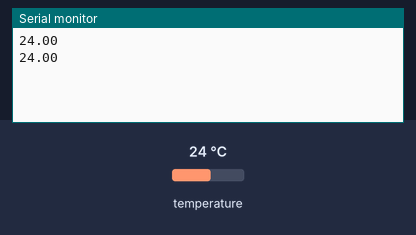
Recording of a sketch running on a simulated Arduino Uno, built with avr-gcc and run on an emulated ATmega328P. Parts: the last lines printed to the serial monitor. Inputs (shaded band) come from the test bench; at power-on: temperature 24 °C. No radio packets arrive unless stated.

Above: at 2.4 s.
2.5 s: temperature set to 12 °C
At 2.5 s:
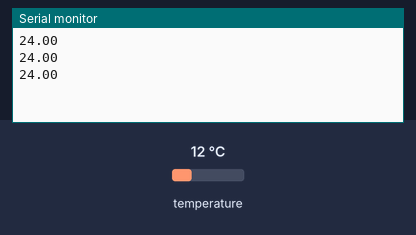
4.0 s: temperature set to 19 °C
At 4.7 s:
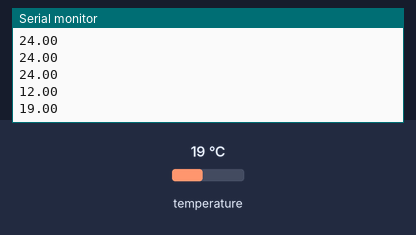
Timing chart, 0 to 7.0 s (numbered marks = the images above; inputs shaded):
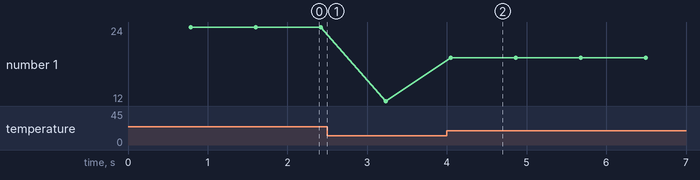

The sketch:

Phat.ino
```cpp
#include <SPI.h>
#include "RF24.h"
#include <OneWire.h>
#include <DallasTemperature.h>
#define ONE_WIRE_BUS 2

OneWire oneWire(ONE_WIRE_BUS);
DallasTemperature sensors(&oneWire);

RF24 radio(9,10);
const uint64_t pipe = 0xE8E8F0F0E1LL;

float temperature = 0;
float msg[3];

void setup() {
  Serial.begin(9600);
  sensors.begin();
  radio.begin();
  radio.setAutoAck(1);
  radio.setRetries(1,1);
  radio.setDataRate(RF24_1MBPS);
  radio.setPALevel(RF24_PA_MAX);
  radio.setChannel(10);
  radio.openWritingPipe(pipe);
}

void loop() {
  sensors.requestTemperatures();
  temperature = sensors.getTempCByIndex(0);
  Serial.println(temperature);
  msg[0] = temperature;
  radio.write(&msg, sizeof(msg));
  delay(50);
}
```

Measured:
- after the input at 4.0 s, the serial monitor: prints a new line after 0.05 s (image 2)
- plotted number 1: 24 → 12 after the input at 2.5 s, 12 → 19 after the input at 4.0 s
